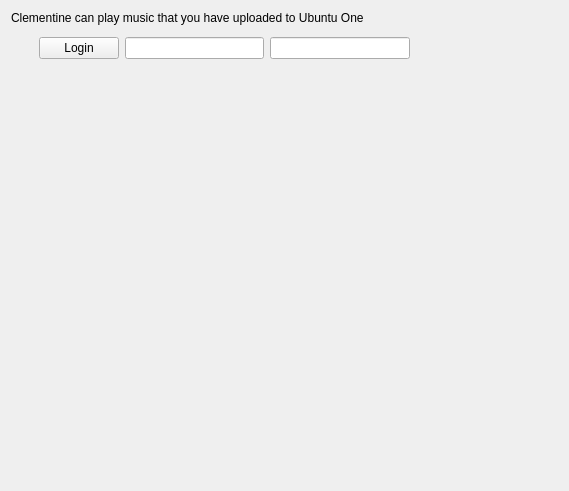
<?xml version="1.0" encoding="UTF-8"?>
<ui version="4.0">
 <class>UbuntuOneSettingsPage</class>
 <widget class="QWidget" name="UbuntuOneSettingsPage">
  <property name="geometry">
   <rect>
    <x>0</x>
    <y>0</y>
    <width>569</width>
    <height>491</height>
   </rect>
  </property>
  <property name="windowTitle">
   <string>Ubuntu One</string>
  </property>
  <property name="windowIcon">
   <iconset resource="../../data/data.qrc">
    <normaloff>:/providers/ubuntuone.png</normaloff>:/providers/ubuntuone.png</iconset>
  </property>
  <layout class="QVBoxLayout" name="verticalLayout_2">
   <item>
    <widget class="QLabel" name="label">
     <property name="text">
      <string>Clementine can play music that you have uploaded to Ubuntu One</string>
     </property>
     <property name="wordWrap">
      <bool>true</bool>
     </property>
    </widget>
   </item>
   <item>
    <widget class="LoginStateWidget" name="login_state" native="true"/>
   </item>
   <item>
    <widget class="QWidget" name="login_container" native="true">
     <layout class="QVBoxLayout" name="verticalLayout">
      <property name="leftMargin">
       <number>28</number>
      </property>
      <property name="topMargin">
       <number>0</number>
      </property>
      <property name="bottomMargin">
       <number>0</number>
      </property>
      <item>
       <layout class="QHBoxLayout" name="horizontalLayout">
        <item>
         <widget class="QPushButton" name="login_button">
          <property name="text">
           <string>Login</string>
          </property>
         </widget>
        </item>
        <item>
         <widget class="QLineEdit" name="username">
         </widget>
        </item>
        <item>
         <widget class="QLineEdit" name="password">
           <property name="echoMode">
            <enum>QLineEdit::Password</enum>
           </property>
         </widget>
        </item>
        <item>
         <spacer name="horizontalSpacer">
          <property name="orientation">
           <enum>Qt::Horizontal</enum>
          </property>
          <property name="sizeHint" stdset="0">
           <size>
            <width>40</width>
            <height>20</height>
           </size>
          </property>
         </spacer>
        </item>
       </layout>
      </item>
     </layout>
    </widget>
   </item>
   <item>
    <spacer name="verticalSpacer">
     <property name="orientation">
      <enum>Qt::Vertical</enum>
     </property>
     <property name="sizeHint" stdset="0">
      <size>
       <width>20</width>
       <height>357</height>
      </size>
     </property>
    </spacer>
   </item>
  </layout>
 </widget>
 <customwidgets>
  <customwidget>
   <class>LoginStateWidget</class>
   <extends>QWidget</extends>
   <header>widgets/loginstatewidget.h</header>
   <container>1</container>
  </customwidget>
 </customwidgets>
 <resources>
  <include location="../../data/data.qrc"/>
 </resources>
 <connections/>
</ui>
